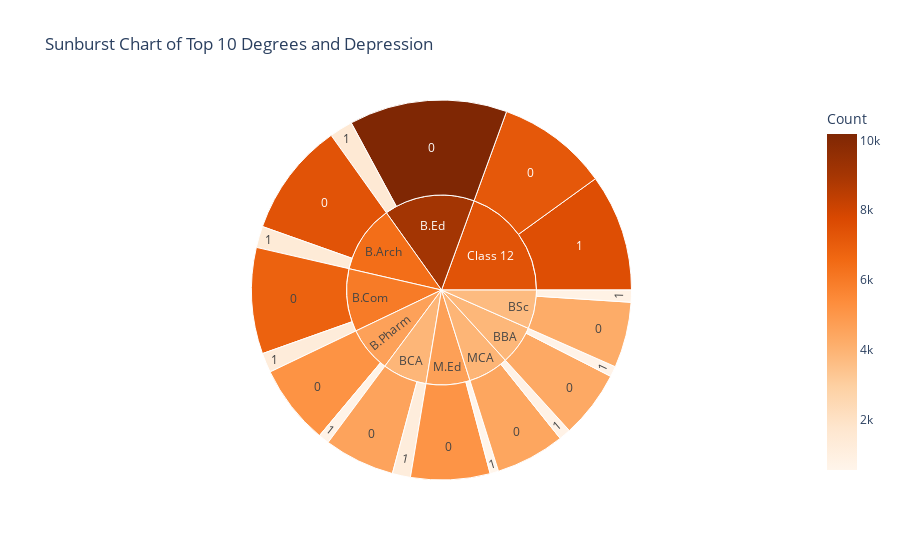

The cell this chart's notebook holds for it:
### Code cell
# Get the top 10 most common professions
top_professions = after_drops['Degree'].value_counts().nlargest(10).index

# Filter the DataFrame for the top 10 professions
filtered_df = after_drops[df_train['Degree'].isin(top_professions)]

# Create a new DataFrame for aggregation
agg_data = filtered_df.groupby(['Degree', 'Depression']).size().reset_index(name='Count')

# Create a sunburst chart
fig = px.sunburst(agg_data, 
                  path=['Degree', 'Depression'], 
                  values='Count', 
                  title='Sunburst Chart of Top 10 Degrees and Depression',
                  color='Count',
                  color_continuous_scale=px.colors.sequential.Oranges[:])

# Show the figure
fig.show()

### Figure 1 — Plotly figure (JSON) as saved in the notebook; plotly's stock layout.template omitted (floating-point values rounded to 4 significant figures)
{"data": [{"branchvalues": "total", "customdata": [[7357], [6842], [10182], [5150], [4350], [4558], [4230], [7174], [5107], [4457], [1377], [1260], [1500], [698], [676], [1168], [780], [7544], [549], [764], [6414.0], [5974.0], [9067.0], [4619.0], [3856.0], [3867.0], [3693.0], [7364.0], [4665.0], [3917.0]], "domain": {"x": [0, 1], "y": [0, 1]}, "hovertemplate": "labels=%{label}<br>Count_sum=%{value}<br>parent=%{parent}<br>id=%{id}<br>Count=%{color}<extra></extra>", "ids": ["B.Arch/0", "B.Com/0", "B.Ed/0", "B.Pharm/0", "BBA/0", "BCA/0", "BSc/0", "Class 12/0", "M.Ed/0", "MCA/0", "B.Arch/1", "B.Com/1", "B.Ed/1", "B.Pharm/1", "BBA/1", "BCA/1", "BSc/1", "Class 12/1", "M.Ed/1", "MCA/1", "B.Arch", "B.Com", "B.Ed", "B.Pharm", "BBA", "BCA", "BSc", "Class 12", "M.Ed", "MCA"], "labels": ["0", "0", "0", "0", "0", "0", "0", "0", "0", "0", "1", "1", "1", "1", "1", "1", "1", "1", "1", "1", "B.Arch", "B.Com", "B.Ed", "B.Pharm", "BBA", "BCA", "BSc", "Class 12", "M.Ed", "MCA"], "marker": {"coloraxis": "coloraxis", "colors": [7357, 6842, 10182, 5150, 4350, 4558, 4230, 7174, 5107, 4457, 1377, 1260, 1500, 698, 676, 1168, 780, 7544, 549, 764, 6414.0, 5974.0, 9067.0, 4619.0, 3856.0, 3867.0, 3693.0, 7364.0, 4665.0, 3917.0]}, "name": "", "parents": ["B.Arch", "B.Com", "B.Ed", "B.Pharm", "BBA", "BCA", "BSc", "Class 12", "M.Ed", "MCA", "B.Arch", "B.Com", "B.Ed", "B.Pharm", "BBA", "BCA", "BSc", "Class 12", "M.Ed", "MCA", "", "", "", "", "", "", "", "", "", ""], "type": "sunburst", "values": [7357, 6842, 10182, 5150, 4350, 4558, 4230, 7174, 5107, 4457, 1377, 1260, 1500, 698, 676, 1168, 780, 7544, 549, 764, 8734, 8102, 11682, 5848, 5026, 5726, 5010, 14718, 5656, 5221]}], "layout": {"coloraxis": {"colorbar": {"title": {"text": "Count"}}, "colorscale": [[0, "rgb(255,245,235)"], [0.125, "rgb(254,230,206)"], [0.25, "rgb(253,208,162)"], [0.375, "rgb(253,174,107)"], [0.5, "rgb(253,141,60)"], [0.625, "rgb(241,105,19)"], [0.75, "rgb(217,72,1)"], [0.875, "rgb(166,54,3)"], [1, "rgb(127,39,4)"]]}, "legend": {"tracegroupgap": 0}, "title": {"text": "Sunburst Chart of Top 10 Degrees and Depression"}}}
